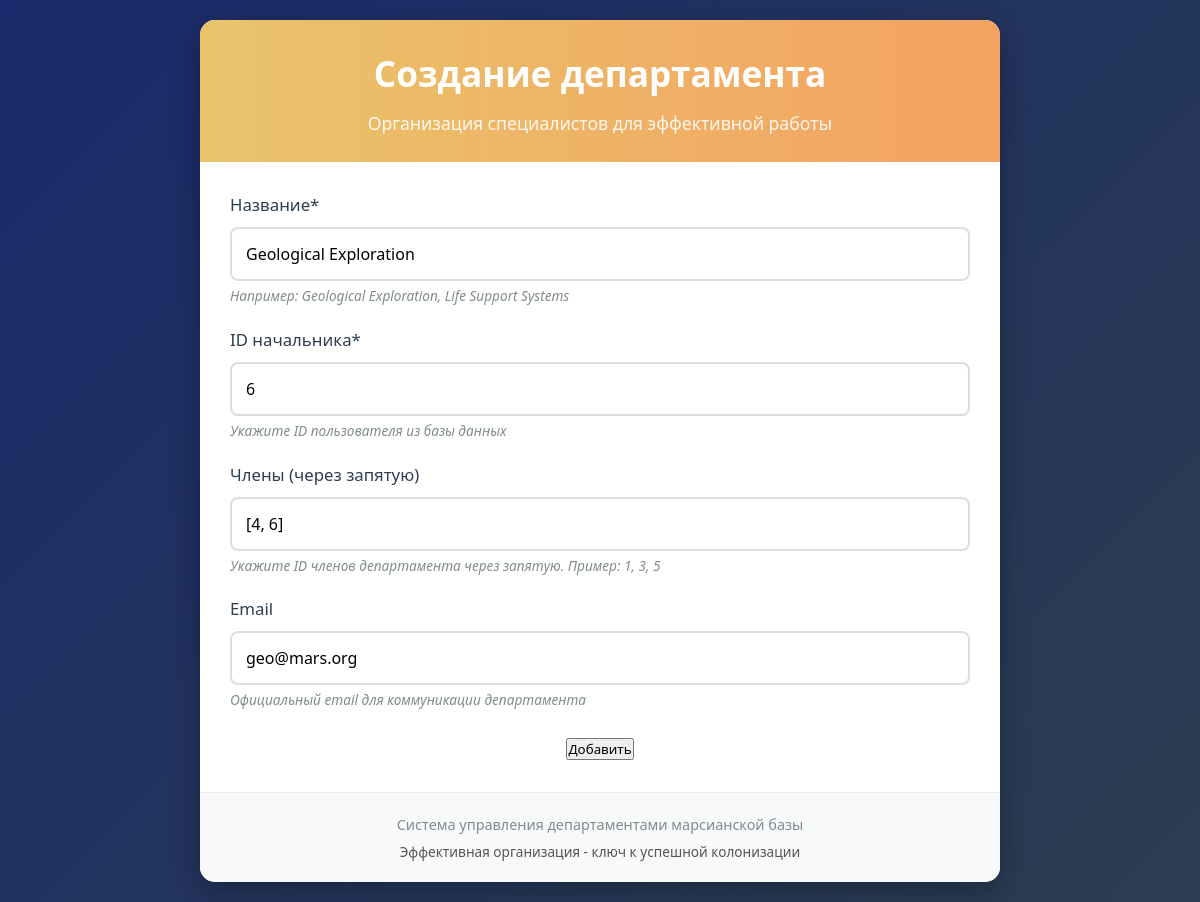
The page /edit_department/1 (signed in) on the database as committed earlier.
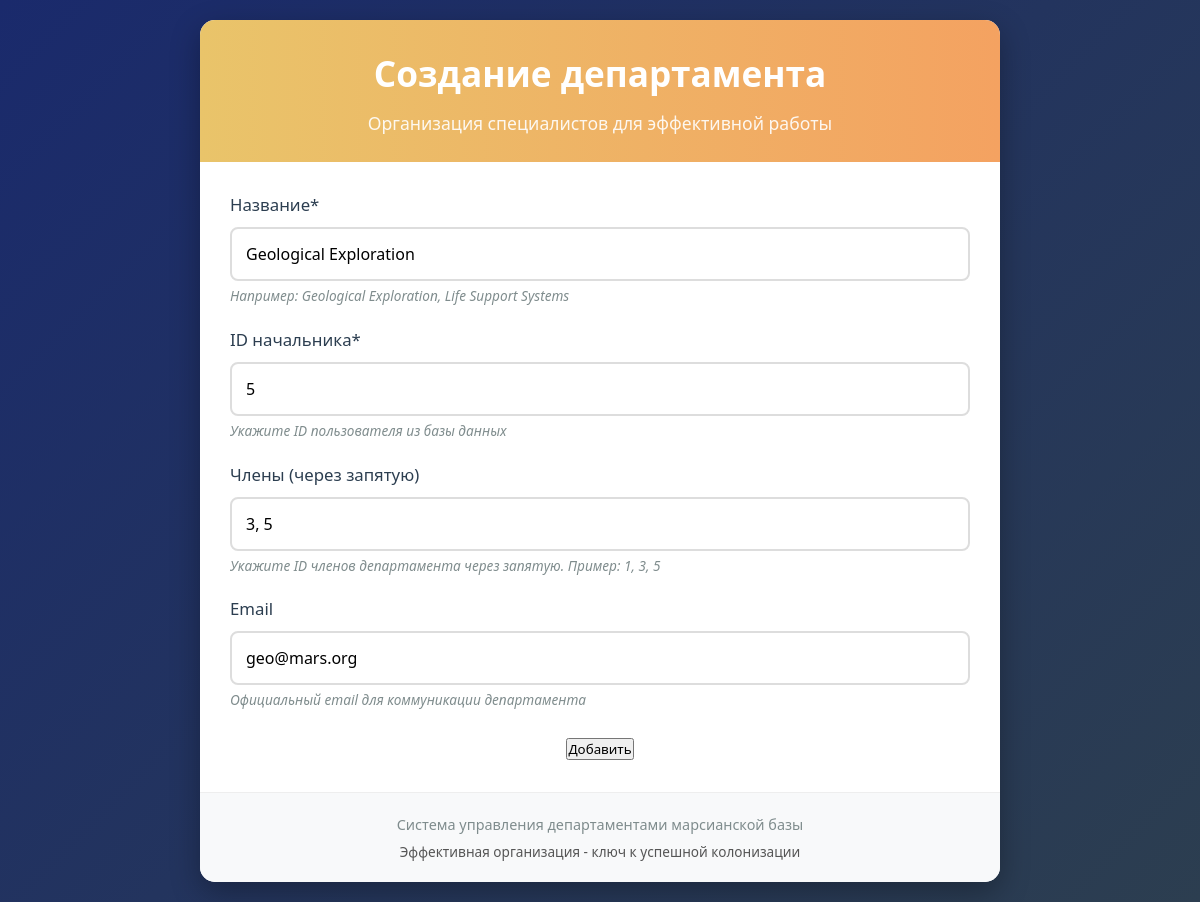
The same page on the database as committed later.
### data/models.py (models this page shows)
class Department(SqlAlchemyBase):
    __tablename__ = 'departments'
    id = Column(Integer, primary_key=True, autoincrement=True)
    title = Column(String, nullable=False)
    chief = Column(Integer, ForeignKey('users.id'), nullable=False)
    members = Column(String)
    email = Column(String, unique=True, nullable=False)
    chief_user = relationship("User", back_populates="departments")

### app.py (the view, shortened to what this page needs)
@app.route('/edit_department/<int:id>', methods=['GET', 'POST'])
@login_required
def edit_department(id):
    db_sess = db_session.create_session()
    dept = db_sess.query(Department).get(id)
    if not dept:
        flash('Департамент не найден', 'danger')
        return redirect('/departments')
    if current_user.id != dept.chief and current_user.id != 1:
        flash('У вас нет прав для редактирования этого департамента', 'danger')
        return redirect('/departments')
    form = DepartmentForm()
    if request.method == "GET":
        form.title.data = dept.title
        form.chief.data = dept.chief
        form.members.data = dept.members
        form.email.data = dept.email
    return render_template('create_department.html', form=form, title='Редактирование департамента')

### forms/department.py
class DepartmentForm(FlaskForm):
    title = StringField('Название', validators=[DataRequired()])
    chief = IntegerField('ID начальника', validators=[DataRequired()])
    members = StringField('Члены (через запятую)')
    email = StringField('Email')
    submit = SubmitField('Добавить')

### app.py (called while the page is built)
@login_manager.user_loader
def load_user(user_id):
    db_sess = db_session.create_session()
    return db_sess.get(User, user_id)  # Используем современный метод Session.get()

### data/db_session.py (called while the page is built)
def create_session() -> Session:
    global __factory
    return __factory()

### templates/create_department.html (shortened to what this page needs)
<!DOCTYPE html>
<html lang="ru">
<head>
</head>
<body>
    <div class="container">
        <header>
            <h1>Создание департамента</h1>
            <p class="subtitle">Организация специалистов для эффективной работы</p>
        </header>
        <div class="form-section">
            <form method="POST" novalidate>
                <div class="form-group">
                    <label for="title">{{ form.title.label.text }}*</label>
                    {{ form.title(class="form-control", placeholder="Название департамента") }}
                    <div class="field-hint">Например: Geological Exploration, Life Support Systems</div>
                </div>
                <div class="form-group">
                    <label for="chief">{{ form.chief.label.text }}*</label>
                    {{ form.chief(class="form-control", placeholder="ID начальника департамента") }}
                    <div class="field-hint">Укажите ID пользователя из базы данных</div>
                </div>
                <div class="form-group">
                    <label for="members">{{ form.members.label.text }}</label>
                    {{ form.members(class="form-control", placeholder="ID членов через запятую: 1, 3, 5") }}
                    <div class="field-hint">Укажите ID членов департамента через запятую. Пример: 1, 3, 5</div>
                </div>
                <div class="form-group">
                    <label for="email">{{ form.email.label.text }}</label>
                    {{ form.email(class="form-control", placeholder="Email департамента") }}
                    <div class="field-hint">Официальный email для коммуникации департамента</div>
                </div>
                <div class="submit-container">
                    {{ form.submit(class="btn-submit") }}
                </div>
            </form>
        </div>
        <footer>
            <p>Система управления департаментами марсианской базы</p>
            <p style="margin-top: 5px; font-size: 0.85rem; color: #555;">Эффективная организация - ключ к успешной колонизации</p>
        </footer>
    </div>
</body>
</html>

Rows that differ between the two databases and show on the page:
changed Department "Geological Exploration": chief "6" → "5"; members "[4, 6]" → "3, 5"
